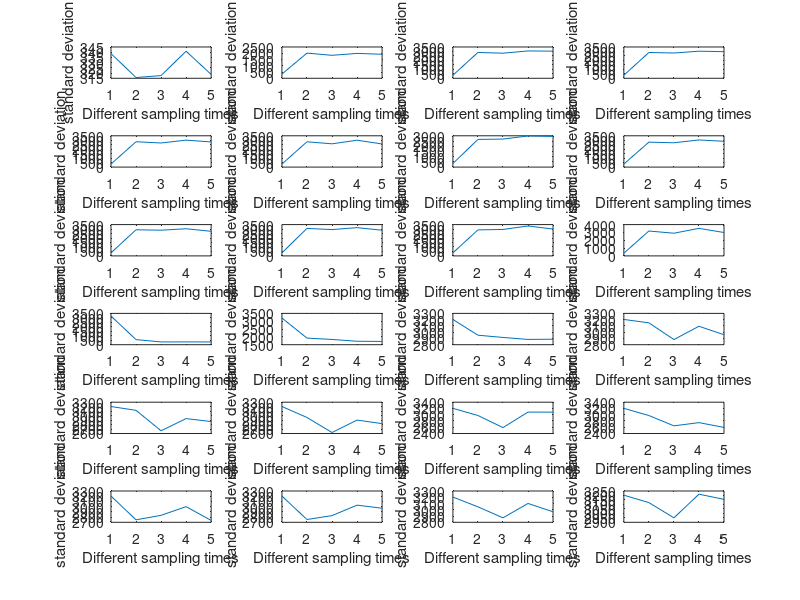
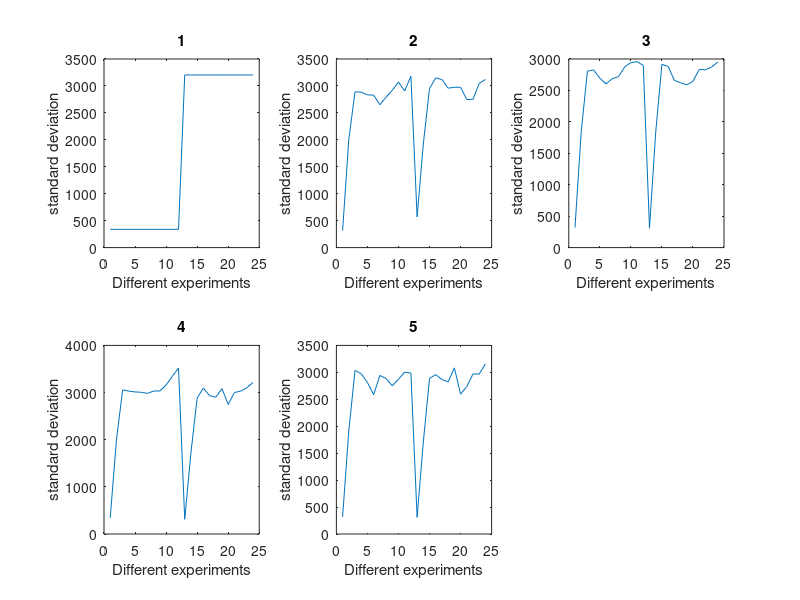

The MATLAB script that drew these images, in order:
SD_combined=[];

load('StellingData.mat');

% Populating Standard deviation values from all the experiments
for i=1:24
    SD_combined=[SD_combined;Data.standard_dev{1,i}'];
end


% Plotting standard deviation in Citrine levels in each experiment
figure(1)
for i=1:24
    subplot(6,4,i);
    plot(SD_combined(i,:)); 
    xlabel('Different sampling times');
    ylabel('standard deviation');

end


% Plotting standard deviation in Citrine levels from different experiments for the same time point 
figure(2)
for i=1:5
    subplot(2,3,i);
    plot(SD_combined(:,i));
    title(num2str(i));
    xlabel('Different experiments');
    ylabel('standard deviation');

end


